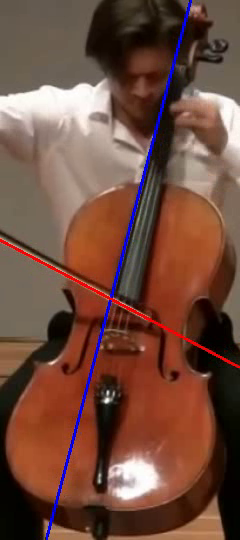
#> input picture frame 6 of cello_with_both/cello_with_both5.mp4, 240 x 540 px, given in place of cello.mp4, which was not available
$ jupyter execute --allow-errors create_video_prediction.ipynb   (shell and % lines are left out)
#> lines starting #> are read from the running program, lines starting #| are printed output that depends on the picture; after the words box and inside, x2 and y2 are one past the last pixel; in counts of white or black regions, pixels touching at a corner belong together; pictures that were not available may be replaced by others from this repository, and a replacement may not be noted
#> further down, frame is the input picture: shape (540, 240, 3); mean B, G, R 62.1, 75.7, 113.1
### part_detection.py
import numpy as np
import cv2

def convolve_x(img, height = 9, sigma = 0.2, threshold = 30):
    Gx = np.array([1 / (sigma * np.sqrt(2 * np.pi)) * np.e**(-y**2 / (2 * sigma**2)) for y in range(-height//2+1, height//2+1)])
    Gx = np.expand_dims(Gx, axis = 0) / np.sum(Gx)
    Gx = Gx - np.ones(height) / height
    out = cv2.filter2D(img, -1, Gx)
    out[out > threshold] = 255
    return out

def convolve_y(img, height = 9, sigma = 1):
    Gy = np.array([1 / (sigma * np.sqrt(2 * np.pi)) * np.e**(-y**2 / (2 * sigma**2)) for y in range(-height//2+1, height//2+1)])
    Gy = np.expand_dims(Gy, axis = 1) / np.sum(Gy)
    Gy = Gy - np.ones(height) / height
    return cv2.filter2D(img, -1, Gy)

def detectLines(img, minVotes = 10, rRes = 1, rPrev = None, rRange = 30, tRes = np.pi / 180, tPrev = None, tRange = 0.10, minBrightness = 200, best = None, optimizer = None):
    height, width = img.shape
    ans = dict()

    if minVotes < 10:
        return np.array([[]])

    if optimizer == None:
        height_range = range(height)
        width_range = range(width)
    elif optimizer == 'bow':
        height_range = range(height//3, 3*height//4)
        width_range = range(width//4, 3*width//4)
    elif optimizer == 'fingerboard':
        height_range = range(height//2)
        width_range = range(width//4, 3*width//4)

    if tPrev == None:
        t_range = range(int(np.pi / tRes))
    else:
        t_range = range(int((tPrev - tRange/2) / tRes), int((tPrev + tRange/2) / tRes))

    for r in height_range:
        for c in width_range:
            if img[r,c] < minBrightness:
                continue
            for i in t_range:
                rho = (r * np.cos(i * tRes) + c * np.sin(i * tRes)) // rRes * rRes
                if rPrev != None and abs(rho - rPrev) > rRange / 2:
                    continue
                if rho in ans.keys():
                    ans[rho][i] = ans[rho].get(i, 0) + 1
                else:
                    ans[rho] = dict()
                    ans[rho][i] = 1

    # create output array
    out = []
    for rho, d in ans.items():
        for theta, votes in d.items():
            if votes >= minVotes:
                out.append([rho, theta * tRes, ans[rho][theta]])
    if len(out) == 0:
        return detectLines(img, minVotes//3, rRes, rPrev, rRange, tRes, tPrev, tRange, minBrightness, best, optimizer)
    out = np.array(out)

    if best == None:
        return out[(-out)[:, 2].argsort()]
    return out[(-out)[:, 2].argsort()][:best]

def detect_bow(img, rPrev = None, tPrev = None, optimized = False):
    gray = cv2.cvtColor(img, cv2.COLOR_BGR2GRAY)
    Fy = convolve_y(gray)
    lines = detectLines(Fy, minVotes = gray.shape[1] // 3, rRes = 1, rPrev = rPrev, tRes = np.pi / 180, tPrev = tPrev, tRange = 0.3, best = 1, optimizer = 'bow' if optimized else None)
    temp = img.copy()

    if not np.any(lines):
        return temp, None, None
    out_rho = None
    out_theta = None
    for l in lines:
        rho, theta, votes = l
        out_rho = rho
        out_theta = theta
        b = np.cos(theta)
        a = np.sin(theta)
        x0 = a*rho
        y0 = b*rho
        x1 = int(x0 + 1000*(-b))
        y1 = int(y0 + 1000*(a))
        x2 = int(x0 - 1000*(-b))
        y2 = int(y0 - 1000*(a))

        cv2.line(temp,(x1,y1), (x2,y2), (0,0,255), 2)

    return temp, out_rho, out_theta

def detect_fingerboard(img, rPrev = None, tPrev = None, optimized = False):
    gray = cv2.cvtColor(img, cv2.COLOR_BGR2GRAY)
    Fx = convolve_x(gray)
    lines = detectLines(Fx, minVotes = gray.shape[0] // 3, rRes = 1, rPrev = rPrev, tRes = np.pi / 180, tPrev = tPrev, best = 1, optimizer = 'fingerboard' if optimized else None)
    temp = img.copy()

    if not np.any(lines):
        return temp, None, None
    out_rho = None
    out_theta = None
    for l in lines:
        rho, theta, votes = l
        out_rho = rho
        out_theta = theta
        b = np.cos(theta)
        a = np.sin(theta)
        x0 = a*rho
        y0 = b*rho
        x1 = int(x0 + 1000*(-b))
        y1 = int(y0 + 1000*(a))
        x2 = int(x0 - 1000*(-b))
        y2 = int(y0 - 1000*(a))

        cv2.line(temp,(x1,y1), (x2,y2), (255,0,0), 2)

    return temp, out_rho, out_theta

def detect_both(img, rPrev1 = None, rPrev2 = None, tPrev1 = None, tPrev2 = None, optimized = False):

    temp1, out_rho1, out_theta1 = detect_fingerboard(img, rPrev1, tPrev1, optimized)
#> in convolve_x (call 13), `out[out > threshold] = 255`:
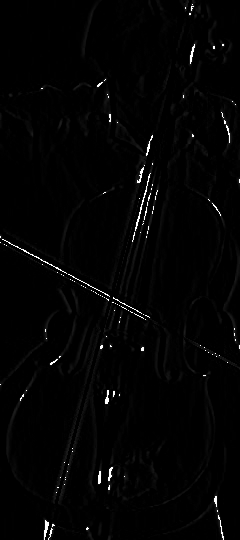
#> out: shape (540, 240); min 0, max 255, mean 3.7
#> in detect_fingerboard (call 13), `lines = detectLines(Fx, minVotes = gray.shape[0] // 3, rRes = 1, rPrev..`: lines = [[189, 1.31, 68]]
#> the loop in detect_fingerboard (call 13), `for l in lines:` made 1 pass
#> (rho, theta, votes, out_rho, out_theta, b, a, x0) on pass 1: (189, 1.31, 68, 189, 1.31, 0.259, 0.966, 182.6)
#> after the loop in detect_fingerboard (call 13), `for l in lines:`:
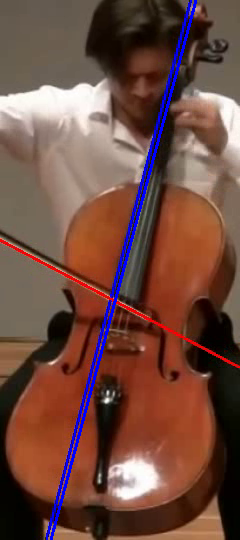
#> temp: shape (540, 240, 3); 1.28% of pixels changed, all inside (x1, y1, x2, y2) = (50, 0, 197, 540)
    temp2, out_rho2, out_theta2 = detect_bow(temp1, rPrev2, tPrev2, optimized)
    return temp2, out_rho1, out_rho2, out_theta1, out_theta2

    gray = cv2.cvtColor(img, cv2.COLOR_BGR2GRAY)
    temp = img.copy()

    # find fingerboard
    Fx = convolve_x(gray)
    lines = detectLines(Fx, minVotes = gray.shape[0] // 3, rRes = 1, rPrev = rPrev1, tRes = np.pi / 180, tPrev = tPrev1, best = 1, optimizer = 'fingerboard' if optimized else None)

    out_rho1 = None
    out_theta1 = None
    for l in lines:
        rho, theta, votes = l
        out_rho1 = rho
        out_theta1 = theta
        b = np.cos(theta)
        a = np.sin(theta)
        x0 = a*rho
        y0 = b*rho
        x1 = int(x0 + 1000*(-b))
        y1 = int(y0 + 1000*(a))
        x2 = int(x0 - 1000*(-b))
        y2 = int(y0 - 1000*(a))

        cv2.line(temp,(x1,y1), (x2,y2), (255,0,0), 2)

    # find bow
    Fy = convolve_y(gray)
    lines = detectLines(Fy, minVotes = gray.shape[1] // 3, rRes = 1, rPrev = rPrev2, tRes = np.pi / 180, tPrev = tPrev2, tRange = 0.3, best = 1, optimizer = 'bow' if optimized else None)

    out_rho2 = None
    out_theta2 = None
    for l in lines:
        rho, theta, votes = l
        out_rho2 = rho
        out_theta2 = theta
        b = np.cos(theta)
        a = np.sin(theta)
        x0 = a*rho
        y0 = b*rho
        x1 = int(x0 + 1000*(-b))
        y1 = int(y0 + 1000*(a))
        x2 = int(x0 - 1000*(-b))
        y2 = int(y0 - 1000*(a))

        cv2.line(temp,(x1,y1), (x2,y2), (0,0,255), 2)

    return temp, out_rho1, out_rho2, out_theta1, out_theta2

### create_video_prediction.ipynb
[cell 1]
import cv2
import numpy as np
import time
import pickle

[cell 2]

from part_detection import detect_bow, detect_fingerboard, detect_both

#> (a cell that did not finish here is left out)

[cell 4]
video = cv2.VideoCapture('cello.mp4')
start = time.perf_counter()
# for i in range(30):
#     check, frame = video.read()
#> (the rest of this cell did not finish here and is left out)

[cell 5]
start = time.perf_counter()
video = cv2.VideoCapture('cello.mp4')
print('Detecting string...')
writer = cv2.VideoWriter('./cello_string_results/cello_string_results2.mp4', cv2.VideoWriter_fourcc(*'mp4v'), 30, (240, 540), True)
count = 0
rPrev1 = None
rPrev2 = None
tPrev1 = None
tPrev2 = None
#> (the rest of this cell did not finish here and is left out)

#> in convolve_y (call 13), `return cv2.filter2D(img, -1, Gy)`:
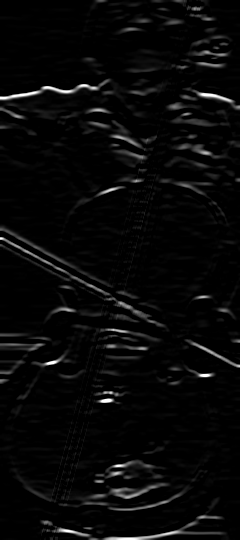
#> returned value: shape (540, 240); min 0, max 255, mean 8.3
#> `detected, rPrev1, rPrev2, tPrev1, tPrev2 = detect_both(temp, rPrev1, r..`: rPrev1 = 189; tPrev1 = 1.31
#         detected, tPrev1 = detect_bow(temp, tPrev1, True)

        if tPrev1 is None or tPrev2 is None:
            pred = '?'
        else:
            pred = loaded_model.predict([[tPrev1, (tPrev2 + np.pi/2) % np.pi]])[0]
        labeled = cv2.putText(detected, f'String {pred}', (0, 30), cv2.FONT_HERSHEY_SIMPLEX, 1, (255, 255, 255), 2)
        writer.write(detected)
#         writer.write(cv2.cvtColor(detected, cv2.COLOR_BGR2GRAY))
    else:
        break
video.release()
writer.release()
cv2.destroyAllWindows()
print('Stopped video...')
print(f'Time elapsed: {time.perf_counter() - start}')

$ run again, starting later in the video
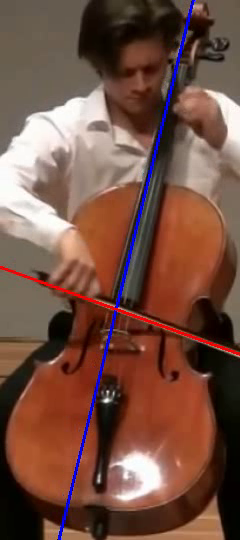
#> input picture frame 27 of cello_with_both/cello_with_both5.mp4, 240 x 540 px, given in place of cello.mp4, which was not available
#> frame is the input picture: shape (540, 240, 3); mean B, G, R 66.9, 79.9, 116.8
#> in detect_fingerboard (call 23), `lines = detectLines(Fx, minVotes = gray.shape[0] // 3, rRes = 1, rPrev..`: lines = [[182, 1.33, 40]]
#> the loop in detect_fingerboard (call 23), `for l in lines:` made 1 pass
#> (rho, theta, votes, out_rho, out_theta, b, a, x0) on pass 1: (182, 1.33, 40, 182, 1.33, 0.242, 0.97, 176.6)
#> after the loop in detect_fingerboard (call 23), `for l in lines:`:
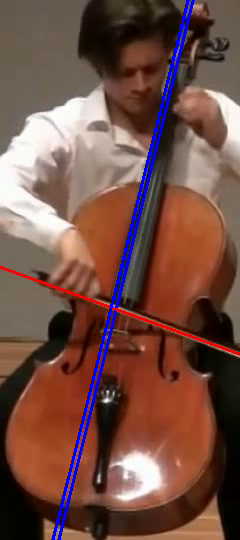
#> temp: shape (540, 240, 3); 1.28% of pixels changed, all inside (x1, y1, x2, y2) = (51, 0, 190, 540)
#> in convolve_y (call 23), `return cv2.filter2D(img, -1, Gy)`:
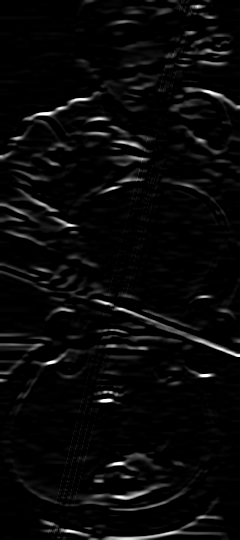
#> returned value: shape (540, 240); min 0, max 255, mean 9.2
#> `detected, rPrev1, rPrev2, tPrev1, tPrev2 = detect_both(temp, rPrev1, r..`: rPrev1 = 182; tPrev1 = 1.33

$ run again, starting later in the video
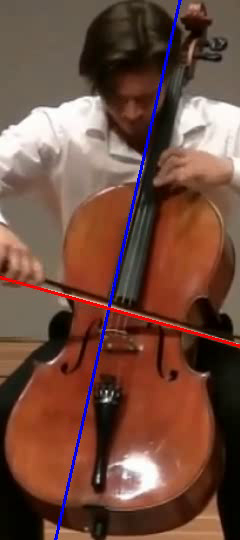
#> input picture frame 48 of cello_with_both/cello_with_both5.mp4, 240 x 540 px, given in place of cello.mp4, which was not available
#> frame is the input picture: shape (540, 240, 3); mean B, G, R 62.5, 75.9, 112.7
#> in convolve_x (call 2), `out[out > threshold] = 255`:
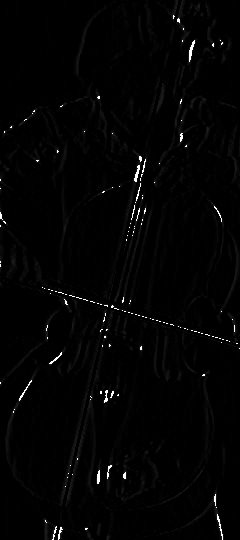
#> out: shape (540, 240); min 0, max 255, mean 3.6
#> the loop in detect_fingerboard (call 2), `for l in lines:` made 1 pass
#> (rho, theta, votes, out_rho, out_theta, b, a, x0) on pass 1: (177, 1.34, 41, 177, 1.34, 0.225, 0.974, 172.5)
#> in detect_bow (call 2), `lines = detectLines(Fy, minVotes = gray.shape[1] // 3, rRes = 1, rPrev..`: lines = [[-264, 2.86, 98]]
#> the loop in detect_bow (call 2), `for l in lines:` made 1 pass
#> (rho, theta, votes, out_rho, out_theta, b, a, x0) on pass 1: (-264, 2.86, 98, -264, 2.86, -0.961, 0.276, -72.77)
#> after the loop in detect_bow (call 2), `for l in lines:`:
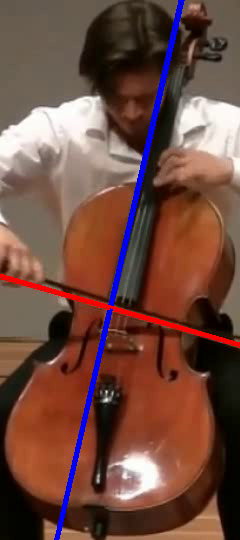
#> temp: shape (540, 240, 3); mean B, G, R 64.4, 74.9, 112.3
#> `detected, rPrev1, rPrev2, tPrev1, tPrev2 = detect_both(temp, rPrev1, r..`: rPrev1 = 177; rPrev2 = -264; tPrev1 = 1.34; tPrev2 = 2.86
